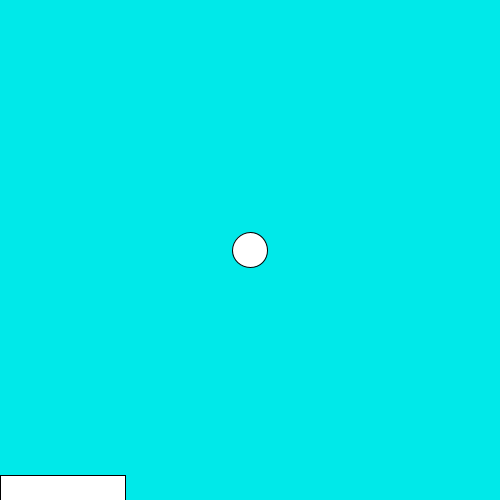
Frame 1 (no input)
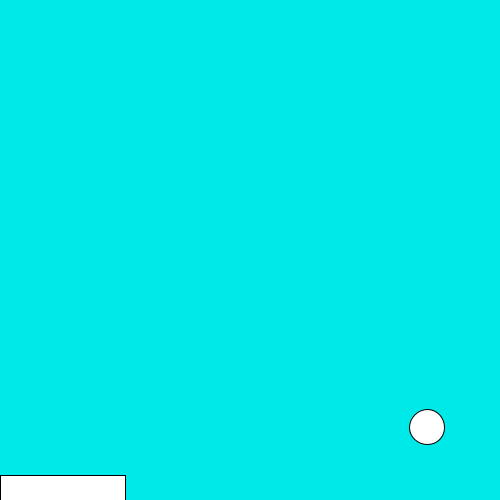
Frame 60 (the mouse pressed at the canvas centre just before this capture)
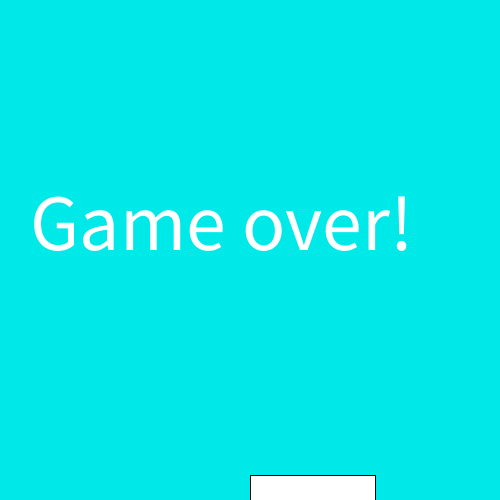
Frame 120 (the mouse held since frame 60 and released just before this capture)

The Processing sketch that drew these frames (run headless with seeded random() and noise(); from frame 60 on, the mouse is pressed at the canvas centre):

// Processing sketch: Pong
// ── Pong.pde
void setup() {
  size(500, 500);
}
int ypos = 250;
int xpos = 250;
int ySpeed = 3;
int xSpeed = 3; 
int paddleX = 0;
void draw() {
  background(0, 233, 233);
  ellipse(xpos, ypos, 35, 35);
  xpos = xpos+xSpeed;
  ypos = ypos+ySpeed;
  System.out.println("xpos =" + xpos);
  System.out.println("ypos =" + ypos);
  System.out.println("width =" + width);
  if (xpos > width || xpos < 0) {
    xSpeed = -xSpeed;
  }
  if (ypos < 0 || intersects (xpos, ypos, mouseX, 475, 125)) {
  ySpeed = -ySpeed;
  }
  
  if (mouseX + 125 < width) {
    paddleX = mouseX;
  }
  rect(paddleX, 475, 125, 30);
  if (ypos > height) {
    textSize(80);
    text("Game over!", 30, 250);
  }
}
boolean intersects(int ballx, int bally, int paddlex, int paddley, 
int paddleLength) {
  if (bally > paddley && ballx > paddlex && ballx < paddlex + paddleLength)
    return true;
  else   
    return false;

}
